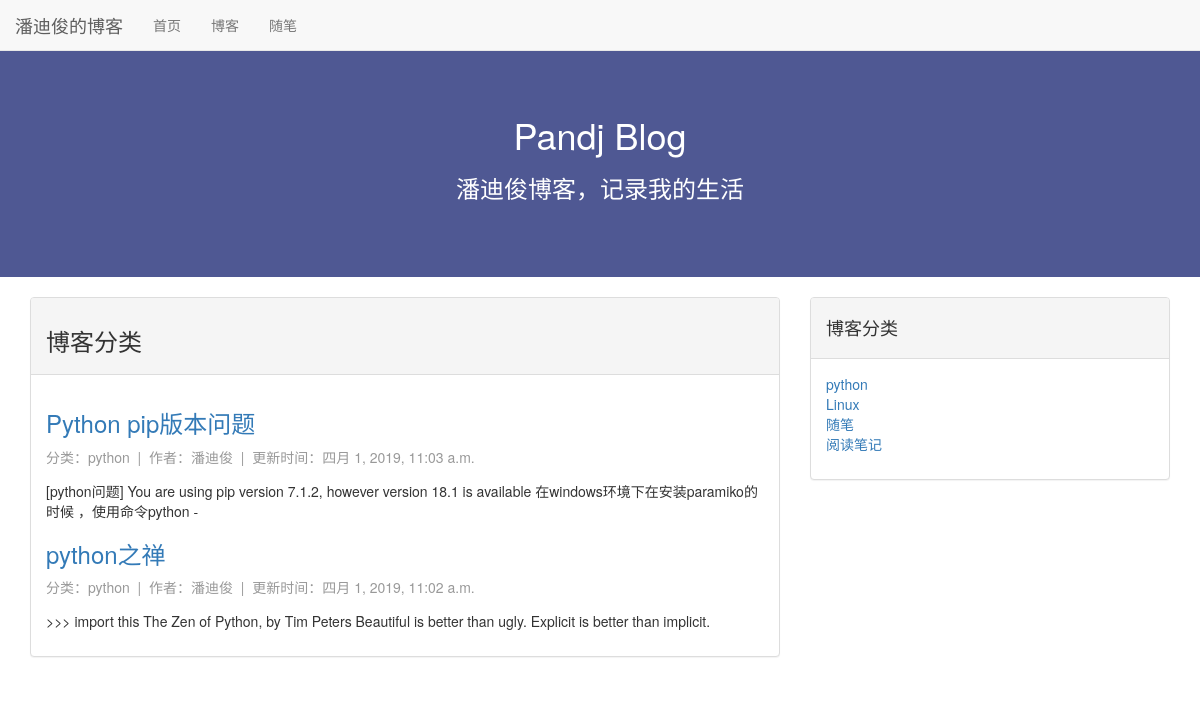
The page /blog/pan/1 on the database its author committed.
### blog/models.py (models this page shows, shortened)
class Blog(models.Model):
    title = models.CharField(max_length=32)
    blog_type = models.ForeignKey(blog_type,on_delete=models.DO_NOTHING)
    author = models.ForeignKey(User,on_delete=models.DO_NOTHING)
    content = models.TextField()
    create_time = models.DateTimeField(auto_now_add=True)
    last_updated_time = models.DateTimeField(auto_now_add=True)
    class Meta:
        ordering = ['-create_time']

class blog_type(models.Model):
    typename = models.CharField(max_length=32)
    def __str__(self):
        return self.typename

### blog/views.py (the view)
# urls.py: path('pan/<int:blog_with_type>',views.blog_type,name='blog_type')
def blog_type(request,blog_with_type):
    blog_type_all = models.blog_type.objects.all()
    blog_type_mark = models.blog_type.objects.get(pk=blog_with_type)
    context = {}
    context['blog_type_all'] = blog_type_all
    context['blog_with_type'] = models.Blog.objects.filter(blog_type=blog_type_mark)
    return render(request,'blog_type.html',context)

### templates/blog_type.html (shortened to what this page needs)
{% extends 'base.html'%}
{% block content %}
  <div class="container">
        <div class="row">
            <div class="col-xs-12 col-md-8">
                    <div class="panel panel-default">
                      <div class="panel-heading"><h3>博客分类</h3></div>
                      <div class="panel-body">
                            <ul>
                            {% for i in blog_with_type %}
                                <div>
                                    <h3><a href="{% url 'blog_content' i.pk %}">{{i.title}}</a></h3>
                                    <span style="color:#999">分类：{{i.blog_type}} &nbsp;|&nbsp;</span>
                                    <span style="color:#999">作者：{{i.author}} &nbsp;|&nbsp;</span>
                                    <span style="color:#999">更新时间：{{i.last_updated_time}}</span>
                                    <p style="margin-top:1em">{{i.content|striptags|truncatechars:120}}</p>
                                </div>
                            {% endfor %}
                            </ul>
                      </div>
                    </div>
            </div>
            <div class="hidden-xs col-md-4">
                    <div class="panel panel-default">
                      <div class="panel-heading"><h4>博客分类</h4></div>
                      <div class="panel-body">
                            <ul>
                           {% for blog_type in blog_type_all%}
                                <a href={% url "blog_type" blog_type.pk %}><li style="list-style-type: none;">{{blog_type.typename}}</li></a>
                           {% endfor%}
                           </ul>
                      </div>
                    </div>
            </div>
        </div>
    </div>
{% endblock %}

### templates/base.html (style rules this page uses)
* { margin: 0; padding: 0; }

### rows shown on the page
Blog: title "Python pip版本问题", blog_type "python", author "潘迪俊", last_updated_time "四月 1, 2019, 11:03 a.m.", content "[python问题] You are using pip version 7.1.2, however version 18.1 is available 在windows环境下在安装paramiko的时候 ，使用命令python -"
Blog: title "python之禅", blog_type "python", author "潘迪俊", last_updated_time "四月 1, 2019, 11:02 a.m.", content ">>> import this The Zen of Python, by Tim Peters Beautiful is better than ugly. Explicit is better than implicit."
blog_type: typename "python"
blog_type: typename "Linux"
blog_type: typename "随笔"
blog_type: typename "阅读笔记"
